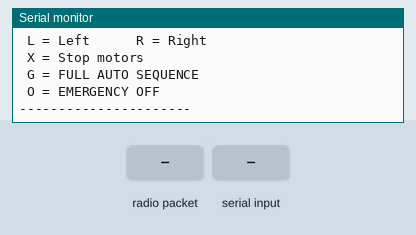
Simulated run of this sketch. Board: Arduino Nano, built with avr-gcc and run on an emulated ATmega328P. On the bench: the last lines printed to the serial monitor. The test bench sets the inputs (shaded band). No radio packets arrive unless stated.

Above: at 1.5 s.
1.6 s: radio packet "S" arrives
At 2.3 s:
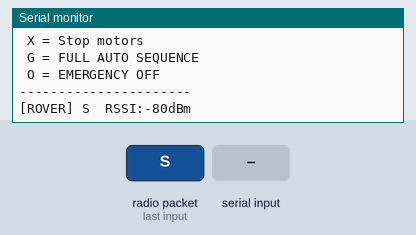
3.1 s: "S\n" received over Serial
At 3.4 s:
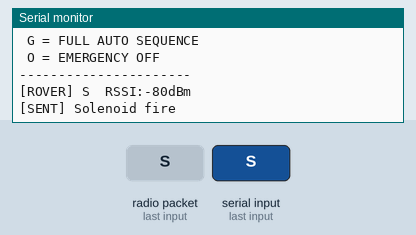
4.6 s: byte 68 ('D') received over Serial
At 5.8 s:
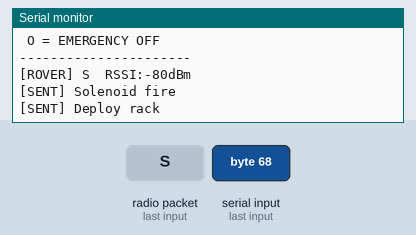
6.1 s: byte 69 ('E') received over Serial
At 6.9 s:
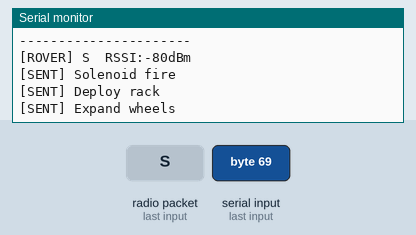
7.6 s: byte 67 ('C') received over Serial
At 8.1 s:
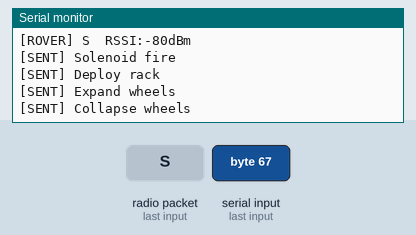
9.1 s: byte 70 ('F') received over Serial
At 10.4 s:
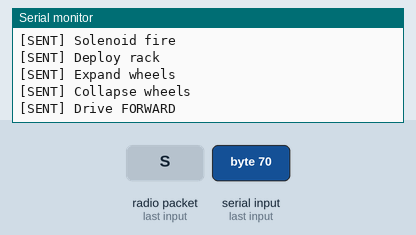

The sketch:

ground_station.ino
```cpp
/*
 * ============================================================================
 * PROJECT LAKSHMI — GROUND STATION
 * ============================================================================
 * Arduino Nano + LoRa Ra-02 (433MHz)
 * Connect to computer via USB. Open Serial Monitor at 9600 baud.
 * Type a letter + Enter to send command to rover.
 * Rover responses appear automatically.
 *
 * COMMANDS:
 *   S = Fire solenoid latches (release payload)
 *   D = Deploy rack & pinion (push rover out)
 *   E = Expand wheels
 *   C = Collapse wheels
 *   F = Drive forward        B = Drive backward
 *   L = Turn left             R = Turn right
 *   X = Stop motors
 *   G = FULL AUTO: solenoid -> rack -> expand -> drive 5ft
 *   O = EMERGENCY OFF (everything stops)
 * ============================================================================
 */

#include <LoRa.h>
#include <SPI.h>

#define PIN_LORA_CS 10
#define PIN_LORA_RST 8
#define PIN_LORA_DIO0 7

void setup() {
  Serial.begin(9600);
  Serial.println(F("============================="));
  Serial.println(F(" LAKSHMI GROUND STATION"));
  Serial.println(F("============================="));

  LoRa.setPins(PIN_LORA_CS, PIN_LORA_RST, PIN_LORA_DIO0);
  if (LoRa.begin(433E6)) {
    LoRa.setSyncWord(0x34);
    Serial.println(F("[OK] LoRa 433MHz ready"));
  } else {
    Serial.println(F("[FAIL] LoRa not found!"));
    while (1)
      ;
  }

  Serial.println();
  Serial.println(F("---- COMMAND MENU ----"));
  Serial.println(F(" S = Solenoid (release latches)"));
  Serial.println(F(" D = Deploy rack & pinion"));
  Serial.println(F(" E = Expand wheels"));
  Serial.println(F(" C = Collapse wheels"));
  Serial.println(F(" F = Forward   B = Backward"));
  Serial.println(F(" L = Left      R = Right"));
  Serial.println(F(" X = Stop motors"));
  Serial.println(F(" G = FULL AUTO SEQUENCE"));
  Serial.println(F(" O = EMERGENCY OFF"));
  Serial.println(F("----------------------"));
  Serial.println();
}

void loop() {
  // ---- Send typed commands over LoRa ----
  if (Serial.available()) {
    char cmd = Serial.read();
    // Flush extra chars (newline, CR, etc.)
    while (Serial.available() > 0)
      Serial.read();

    // Skip newlines
    if (cmd == '\n' || cmd == '\r')
      return;

    // Convert lowercase to uppercase for consistency
    if (cmd >= 'a' && cmd <= 'z')
      cmd -= 32;

    Serial.print(F("[SENT] "));
    switch (cmd) {
    case 'S':
      Serial.println(F("Solenoid fire"));
      break;
    case 'D':
      Serial.println(F("Deploy rack"));
      break;
    case 'E':
      Serial.println(F("Expand wheels"));
      break;
    case 'C':
      Serial.println(F("Collapse wheels"));
      break;
    case 'F':
      Serial.println(F("Drive FORWARD"));
      break;
    case 'B':
      Serial.println(F("Drive BACKWARD"));
      break;
    case 'L':
      Serial.println(F("Turn LEFT"));
      break;
    case 'R':
      Serial.println(F("Turn RIGHT"));
      break;
    case 'X':
      Serial.println(F("STOP motors"));
      break;
    case 'G':
      Serial.println(F("FULL AUTO GO!"));
      break;
    case 'O':
      Serial.println(F("EMERGENCY OFF"));
      break;
    default:
      Serial.print(F("Unknown: '"));
      Serial.print(cmd);
      Serial.println(F("'"));
      return; // Don't send unknown commands
    }

    LoRa.beginPacket();
    LoRa.write(cmd);
    LoRa.endPacket();
  }

  // ---- Receive rover responses ----
  int pkt = LoRa.parsePacket();
  if (pkt > 0) {
    Serial.print(F("[ROVER] "));
    while (LoRa.available()) {
      Serial.print((char)LoRa.read());
    }
    Serial.print(F("  RSSI:"));
    Serial.print(LoRa.packetRssi());
    Serial.println(F("dBm"));
  }
}
```

Measured:
- after the input at 1.6 s, the serial monitor: prints a new line at once (image 1)
- after the input at 3.1 s, the serial monitor: prints a new line at once (image 2)
- after the input at 4.6 s, the serial monitor: prints a new line at once (image 3)
- after the input at 6.1 s, the serial monitor: prints a new line at once (image 4)
- after the input at 7.6 s, the serial monitor: prints a new line at once (image 5)
- after the input at 9.1 s, the serial monitor: prints a new line at once (image 6)
